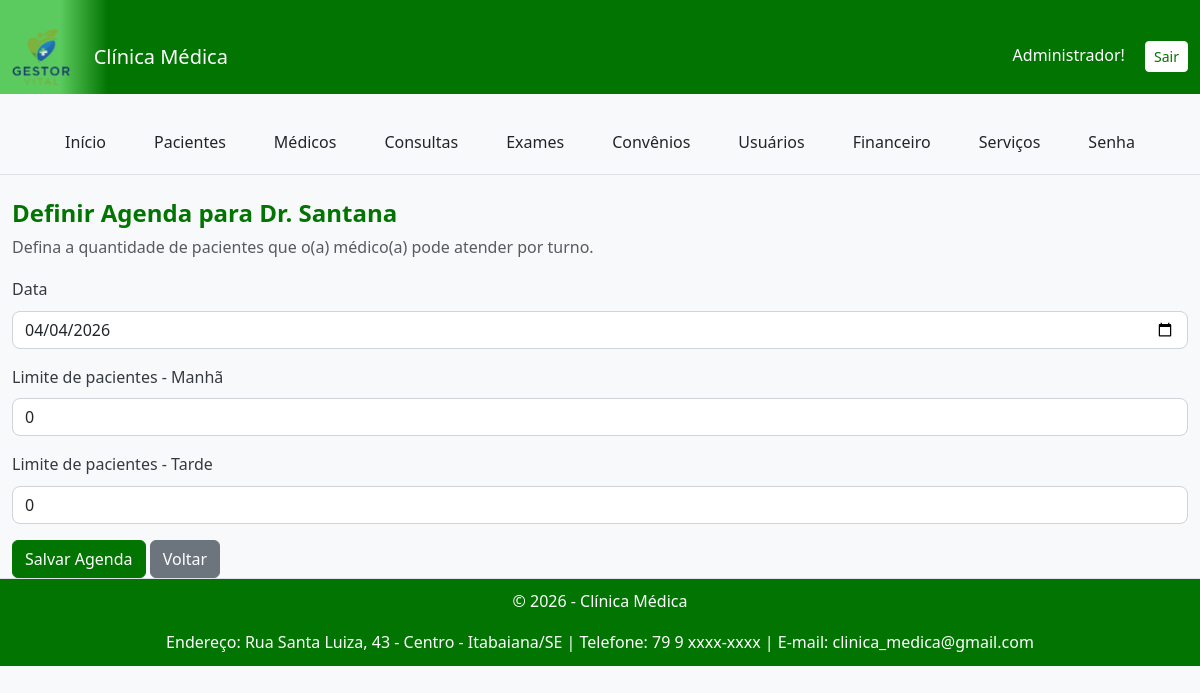
/clinica_medica/private/medicos/definir_agenda.php?medico_id=1 (signed in), run on the app's committed database.
### tables this page shows
CREATE TABLE `identidade_clinica` (
  `id` int(11) NOT NULL,
  `nome_clinica` varchar(255) NOT NULL,
  `url_logo` varchar(255) DEFAULT NULL,
  `endereco` varchar(255) DEFAULT NULL,
  `telefone` varchar(20) DEFAULT NULL,
  `email` varchar(100) DEFAULT NULL,
  `ultimo_update` timestamp NOT NULL DEFAULT CURRENT_TIMESTAMP ON UPDATE CURRENT_TIMESTAMP,
  `cor_primaria` varchar(7) DEFAULT '#007bff'
);

CREATE TABLE `medicos` (
  `id` int(11) NOT NULL,
  `nome` varchar(100) NOT NULL,
  `crm` varchar(20) NOT NULL,
  `especialidade` varchar(100) NOT NULL,
  `telefone` varchar(20) DEFAULT NULL,
  `email` varchar(100) DEFAULT NULL,
  `horario_atendimento` text,
  `criado_em` timestamp NOT NULL DEFAULT CURRENT_TIMESTAMP,
  `usuario_id` int(11) DEFAULT NULL
);

### config/helpers.php (called while the page is built, shortened)
<?php
function get_contrast_color($hexcolor) {
    $hexcolor = ltrim($hexcolor, '#');
    $r = hexdec(substr($hexcolor, 0, 2));
    $g = hexdec(substr($hexcolor, 2, 2));
    $b = hexdec(substr($hexcolor, 4, 2));
    $luminance = (0.299 * $r + 0.587 * $g + 0.114 * $b) / 255;
    return $luminance > 0.5 ? '#000000' : '#FFFFFF';
}
?>

### clinica_medica/private/includes/cabecalho.php (the view, shortened to what this page needs)
<?php
require_once __DIR__ . '/../../config/config.php';
require_once __DIR__ . '/../../../config/helpers.php';
$caminho_base_do_projeto = '/';
$nome_clinica = "Clínica Médica";
$url_logo = "logo_padrao.png";
$cor_primaria = "#007bff";
try {
    $sql = "SELECT nome_clinica, url_logo, cor_primaria FROM identidade_clinica ORDER BY id DESC LIMIT 1";
    $result = $conn->query($sql);
    if ($result && $result->num_rows > 0) {
        $identidade = $result->fetch_assoc();
        $nome_clinica = htmlspecialchars($identidade['nome_clinica']);
        if (!empty($identidade['url_logo'])) {
            $url_logo = htmlspecialchars($identidade['url_logo']);
        }
        if (!empty($identidade['cor_primaria'])) {
            $cor_primaria = htmlspecialchars($identidade['cor_primaria']);
        }
    }
} catch (Exception $e) {
    error_log("Erro ao buscar identidade da clínica: " . $e->getMessage());
}
$nome_pasta_clinica = 'clinica_medica';
$caminho_base_clinica_publica = $caminho_base_do_projeto . $nome_pasta_clinica . '/public/';
$caminho_base_clinica_uploads = $caminho_base_do_projeto . $nome_pasta_clinica . '/';
$cor_contraste = get_contrast_color($cor_primaria);
?>
<!DOCTYPE html>
<html lang="pt-br">
<head>
    <link href="https://cdn.jsdelivr.net/npm/bootstrap@5.3.2/dist/css/bootstrap.min.css" rel="stylesheet">
    <link rel="stylesheet" href="https://cdnjs.cloudflare.com/ajax/libs/font-awesome/6.5.2/css/all.min.css">
    <link rel="stylesheet" href="<?= $caminho_base_clinica_publica . 'assets/css/style.css' ?>">
</head>
<body>
<nav class="navbar navbar-expand-lg navbar-dark navbar-custom">
    <div class="container-fluid">
        <a class="navbar-brand" href="../dashboard.php">
            <img src="<?= $caminho_base_clinica_uploads . $url_logo ?>" alt="Logo da <?= $nome_clinica ?>" class="logo-img">
            <span class="ms-2"><?= $nome_clinica ?></span>
        </a>
        <div>
            <span class="me-3" style="color: <?= $cor_contraste ?>;"><?= htmlspecialchars($_SESSION['usuario_nome']); ?>!</span>
            <a href="<?= $caminho_base_do_projeto ?>logout.php" class="btn btn-sm btn-custom-logout">Sair</a>
        </div>
    </div>
</nav>
<div class="container-fluid">
    <div class="row">

### clinica_medica/private/medicos/definir_agenda.php (shortened to what this page needs)
<?php
require_once __DIR__ . '/../../config/config.php';
require_once __DIR__ . '/../includes/cabecalho.php';
require_once __DIR__ . '/../includes/menu.php';
$medico_id = $_GET['medico_id'] ?? null;
$medico_nome = '';
$sql_medico = "SELECT nome FROM medicos WHERE id = ?";
$stmt_medico = $conn->prepare($sql_medico);
$stmt_medico->bind_param("i", $medico_id);
$stmt_medico->execute();
$resultado_medico = $stmt_medico->get_result();
if ($medico = $resultado_medico->fetch_assoc()) {
    $medico_nome = htmlspecialchars($medico['nome']);
} else {
    die('Médico não encontrado.');
}
$data_agenda = $_GET['data'] ?? date('Y-m-d');
$limite_manha = 0;
$limite_tarde = 0;
?>
<div class="container mt-4">
    <h4>Definir Agenda para <?= $medico_nome ?></h4>
    <p class="text-muted">Defina a quantidade de pacientes que o(a) médico(a) pode atender por turno.</p>
    <form action="salvar_agenda.php" method="POST">
        <div class="mb-3">
            <label for="data" class="form-label">Data</label>
            <input type="date" name="data" id="data" class="form-control" value="<?= $data_agenda ?>" required>
        </div>
        <div class="mb-3">
            <label for="limite_manha" class="form-label">Limite de pacientes - Manhã</label>
            <input type="number" name="limite_manha" id="limite_manha" class="form-control" value="<?= $limite_manha ?>" min="0" required>
        </div>
        <div class="mb-3">
            <label for="limite_tarde" class="form-label">Limite de pacientes - Tarde</label>
            <input type="number" name="limite_tarde" id="limite_tarde" class="form-control" value="<?= $limite_tarde ?>" min="0" required>
        </div>
        <button type="submit" class="btn btn-primary">Salvar Agenda</button>
        <a href="listar.php" class="btn btn-secondary">Voltar</a>
    </form>
</div>
<?php require_once __DIR__ . '/../includes/rodape.php'; ?>

### clinica_medica/private/includes/rodape.php (shortened to what this page needs)
<?php
$dados_rodape = [
    'nome_clinica' => 'Clínica Médica',
    'endereco' => '',
    'telefone' => '',
    'email' => '',
    'cor_primaria' => '#f8f9fa'
];
try {
    if (isset($conn) && $conn->ping()) {
        $sql = "SELECT nome_clinica, endereco, telefone, email, cor_primaria FROM identidade_clinica ORDER BY id DESC LIMIT 1";
        $result = $conn->query($sql);
        if ($result && $result->num_rows > 0) {
            $dados_rodape = $result->fetch_assoc();
        }
    }
} catch (Exception $e) {
    error_log("Erro ao buscar dados do rodapé: " . $e->getMessage());
}
?>
    <footer style="text-align: center; padding: 10px; background-color: <?= htmlspecialchars($dados_rodape['cor_primaria']) ?>; color: white; border-top: 1px solid #dee2e6;">
        <p>&copy; <?= date('Y') ?> - <?= htmlspecialchars($dados_rodape['nome_clinica']) ?></p>
        <p style="margin-bottom: 0;">
            Endereço: <?= htmlspecialchars($dados_rodape['endereco']) ?> |
            Telefone: <?= htmlspecialchars($dados_rodape['telefone']) ?> |
            E-mail: <?= htmlspecialchars($dados_rodape['email']) ?>
        </p>
    </footer>
</body>
</html>

### clinica_medica/public/assets/css/style.css (style rules this page uses)
:root { --primary-color: #007bff; --secondary-color: #6c757d; --background-color: #f8f9fa; --text-color: #343a40; --shadow-light: 0 4px 6px rgba(0, 0, 0, 0.1); --border-radius: 8px; }
body { overflow-y: scroll; background-color: var(--background-color); color: var(--text-color); font-family: 'Segoe UI', 'Roboto', 'Helvetica Neue', Arial, sans-serif; line-height: 1.6; }
h1, h2, h3, h4, h5, h6 { color: var(--primary-color); font-weight: 600; }
.container-fluid { padding-top: 20px; }
.btn-primary { background-color: var(--primary-color); border-color: var(--primary-color); transition: background-color 0.3s ease; }
.form-control, .form-select { border-radius: var(--border-radius); border-color: #ced4da; box-shadow: none; transition: border-color 0.2s ease, box-shadow 0.2s ease; }
.navbar-custom { min-height: 60px; }
.navbar-brand { height: 100%; padding-top: 0; padding-bottom: 0; display: flex; align-items: center; }
.logo-img { height: 98%; max-height: 50px; width: auto; object-fit: contain; }

### data on the page
identidade_clinica: url_logo (picture), nome_clinica "Clínica Médica", endereco "Rua Santa Luiza, 43 - Centro - Itabaiana/SE", telefone "79 9 xxxx-xxxx", email "clinica_medica@gmail.com"
medicos: nome "Dr. Santana"

### other printed values
$_SESSION['usuario_nome'] "Administrador"
$nome "Início"
$nome "Pacientes"
$nome "Médicos"
$nome "Consultas"
$nome "Exames"
$nome "Convênios"
$nome "Usuários"
$nome "Financeiro"
$nome "Serviços"
$nome "Senha"
